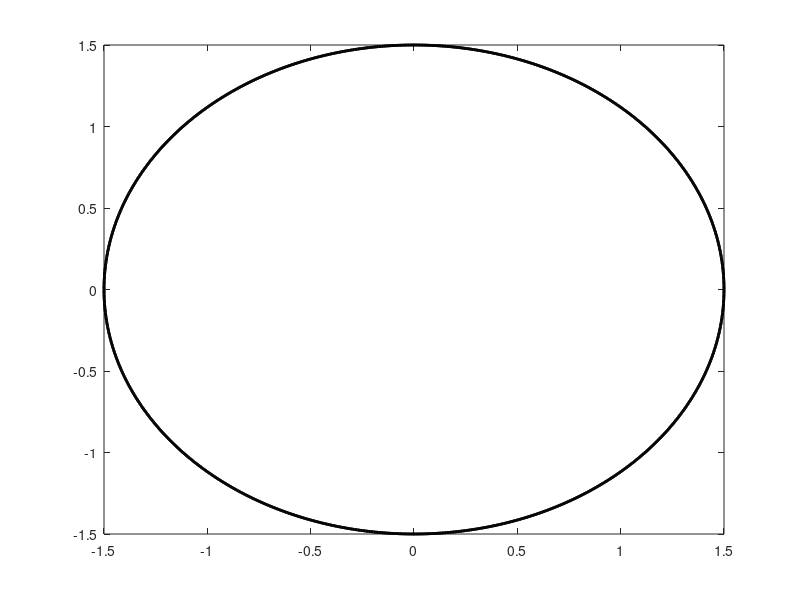

Write the MATLAB code that produced this figure. (Note: this script raises an error after producing the figure.)
% Set up the basic conditions
clc;                     % clear screen
clear;                   % clear all the varibles
close all;               % Close all the open figures
bmax = 1;                % Normalize bmax to 1
freq = 50;               % Frequency in Hz
T=1/freq;                % Time Period in aec
w = 2*pi*freq;           % angluar velocity (rad/s)
n=2;                     % Number of cycles to be plotted

% First, generate the three component magnetic fields

t = 0:T/1200:n*T;                                           % Time for five cycle of selected frequency
Baa = sin(w*t) .* (cos(0) + 1i*sin(0));                     % Phase A magnetic field along its axis aa'
Bbb = sin(w*t-2*pi/3) .* (cos(2*pi/3) + 1i*sin(2*pi/3));    % Phase B magnetic field along its axis bb'
Bcc = sin(w*t+2*pi/3) .* (cos(-2*pi/3) + 1i*sin(-2*pi/3));  % Phase C magnetic field along its axis cc'

% Calculate Bnet
Bnet = Baa + Bbb + Bcc;                                     % Net Magnetic field

% Calculate a circle representing the expected maximum value of Bnet

circle = 1.5 * (cos(w*t) + i*sin(w*t));

% Plot the reference circle
figure(1);
plot(circle,'k','LineWidth',2.0);
hold on;

% Plot the reference vectors for the B-field components
Baa_ref = 1.5 .* (cos(0) + i*sin(0));
Bbb_ref = 1.5 .* (cos(2*pi/3) + i*sin(2*pi/3));
Bcc_ref = 1.5 .* (cos(-2*pi/3) + i*sin(-2*pi/3));

line('XData',[0 real(Baa_ref)], ...
     'YData',[0 imag(Baa_ref)], ...
     'Color','k','LineStyle',':','EraseMode','xor');
line('XData',[0 real(Bbb_ref)], ...
     'YData',[0 imag(Bbb_ref)], ...
     'Color','k','LineStyle',':','EraseMode','xor');
line('XData',[0 real(Bcc_ref)], ...
     'YData',[0 imag(Bcc_ref)], ...
     'Color','k','LineStyle',':','EraseMode','xor');

% Add magnetic field annotations

text (1.6 * cos(0),             1.6 * sin(0),            '\bfB_{aa}');
text (1.6 * cos(2*pi/3)  - 0.2, 1.6 * sin(2*pi/3) + 0.1, '\bfB_{bb}');
text (1.6 * cos(-2*pi/3) - 0.2, 1.6 * sin(-2*pi/3),      '\bfB_{cc}');%

% Plot the initial positions of the magnetic vector lines.
% Note that Baa is black, Bbb is blue, Bcc is magneta, and Bnet is red.

ii = 1;
h1=line('XData',[0 real(Baa(ii))], ...
        'YData',[0 imag(Baa(ii))], ...
        'Color','k','EraseMode','xor', ...
        'Linewidth',2.0);
hold on;
h2=line('XData',[0 real(Bbb(ii))], ...
        'YData',[0 imag(Bbb(ii))], ...
        'Color','b','EraseMode','xor', ...
        'Linewidth',2.0);
h3=line('XData',[0 real(Bcc(ii))], ...
        'YData',[0 imag(Bcc(ii))], ...
        'Color','m','EraseMode','xor', ...
        'Linewidth',2.0);
h4=line('XData',[0 real(Bnet(ii))], ...
        'YData',[0 imag(Bnet(ii))], ...
        'Color','r','EraseMode','xor', ...
        'Linewidth',2.0);

   
% Labels and annotations
title ('\bfThe Rotating Magnetic Field');
xlabel('\bfFlux Density (T)');
ylabel('\bfFlux Density (T)');
axis square;
axis([-2 2 -2 2]);

% Now update the lines as a function of time.
for ii = 2:length(t)

   set(h1,'XData',[0 real(Baa(ii))]);
   set(h1,'YData',[0 imag(Baa(ii))]);
   set(h2,'XData',[0 real(Bbb(ii))]);
   set(h2,'YData',[0 imag(Bbb(ii))]);
   set(h3,'XData',[0 real(Bcc(ii))]);
   set(h3,'YData',[0 imag(Bcc(ii))]);
   set(h4,'XData',[0 real(Bnet(ii))]);
   set(h4,'YData',[0 imag(Bnet(ii))]);
   drawnow;

end
hold off;
figure(2);
title ('\bfMagnetic Fields in time Domain');
ylabel('\bfFlux Density (T)');
xlabel('\bfTime(sec)');
axis([0 n*T -2 2]);
hold on;
grid on;
plot(t,Baa,'c');
plot(t,Bbb,'b');
plot(t,Bcc,'m');
plot(t,Bnet,'r');
legend('Baa','Bbb','Bcc','Bnet')
clc;